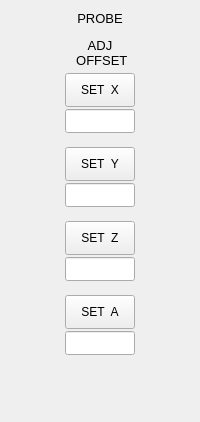
          <widget class="QWidget" name="widget_offsets" native="true">
           <property name="maximumSize">
            <size>
             <width>16777215</width>
             <height>16777215</height>
            </size>
           </property>
           <layout class="QHBoxLayout" name="horizontalLayout_28">
            <property name="spacing">
             <number>4</number>
            </property>
            <property name="leftMargin">
             <number>0</number>
            </property>
            <property name="topMargin">
             <number>4</number>
            </property>
            <property name="rightMargin">
             <number>0</number>
            </property>
            <property name="bottomMargin">
             <number>0</number>
            </property>
            <item>
             <widget class="QWidget" name="widget_adjust" native="true">
              <property name="maximumSize">
               <size>
                <width>16777215</width>
                <height>16777215</height>
               </size>
              </property>
              <layout class="QGridLayout" name="gridLayout_6">
               <property name="leftMargin">
                <number>0</number>
               </property>
               <property name="topMargin">
                <number>2</number>
               </property>
               <property name="rightMargin">
                <number>0</number>
               </property>
               <property name="bottomMargin">
                <number>0</number>
               </property>
               <property name="spacing">
                <number>2</number>
               </property>
               <item row="2" column="0">
                <widget class="QLabel" name="label_adjust">
                 <property name="minimumSize">
                  <size>
                   <width>0</width>
                   <height>37</height>
                  </size>
                 </property>
                 <property name="maximumSize">
                  <size>
                   <width>70</width>
                   <height>60</height>
                  </size>
                 </property>
                 <property name="font">
                  <font>
                   <pointsize>10</pointsize>
                   <weight>50</weight>
                   <bold>false</bold>
                  </font>
                 </property>
                 <property name="frameShape">
                  <enum>QFrame::NoFrame</enum>
                 </property>
                 <property name="frameShadow">
                  <enum>QFrame::Plain</enum>
                 </property>
                 <property name="text">
                  <string>ADJ
 OFFSET</string>
                 </property>
                 <property name="alignment">
                  <set>Qt::AlignCenter</set>
                 </property>
                 <property name="margin">
                  <number>4</number>
                 </property>
                </widget>
               </item>
               <item row="4" column="0">
                <widget class="QWidget" name="widget_y_offset" native="true">
                 <layout class="QVBoxLayout" name="verticalLayout_9">
                  <property name="spacing">
                   <number>2</number>
                  </property>
                  <property name="leftMargin">
                   <number>0</number>
                  </property>
                  <property name="topMargin">
                   <number>0</number>
                  </property>
                  <property name="rightMargin">
                   <number>0</number>
                  </property>
                  <property name="bottomMargin">
                   <number>12</number>
                  </property>
                  <item>
                   <widget class="PushButton" name="pbtn_set_y">
                    <property name="sizePolicy">
                     <sizepolicy hsizetype="Preferred" vsizetype="Preferred">
                      <horstretch>0</horstretch>
                      <verstretch>0</verstretch>
                     </sizepolicy>
                    </property>
                    <property name="minimumSize">
                     <size>
                      <width>70</width>
                      <height>34</height>
                     </size>
                    </property>
                    <property name="maximumSize">
                     <size>
                      <width>50</width>
                      <height>40</height>
                     </size>
                    </property>
                    <property name="toolTip">
                     <string>Set Y axis to offset value</string>
                    </property>
                    <property name="text">
                     <string>SET  Y</string>
                    </property>
                    <property name="checkable">
                     <bool>false</bool>
                    </property>
                    <property name="checked">
                     <bool>false</bool>
                    </property>
                    <property name="indicator_option" stdset="0">
                     <bool>false</bool>
                    </property>
                   </widget>
                  </item>
                  <item>
                   <widget class="QLineEdit" name="input_adj_y">
                    <property name="sizePolicy">
                     <sizepolicy hsizetype="Preferred" vsizetype="Preferred">
                      <horstretch>0</horstretch>
                      <verstretch>0</verstretch>
                     </sizepolicy>
                    </property>
                    <property name="minimumSize">
                     <size>
                      <width>70</width>
                      <height>24</height>
                     </size>
                    </property>
                    <property name="maximumSize">
                     <size>
                      <width>70</width>
                      <height>24</height>
                     </size>
                    </property>
                    <property name="font">
                     <font>
                      <pointsize>10</pointsize>
                     </font>
                    </property>
                    <property name="cursor">
                     <cursorShape>IBeamCursor</cursorShape>
                    </property>
                    <property name="text">
                     <string/>
                    </property>
                    <property name="maxLength">
                     <number>7</number>
                    </property>
                    <property name="frame">
                     <bool>true</bool>
                    </property>
                    <property name="alignment">
                     <set>Qt::AlignCenter</set>
                    </property>
                   </widget>
                  </item>
                 </layout>
                </widget>
               </item>
               <item row="3" column="0">
                <widget class="QWidget" name="widget_x_offset" native="true">
                 <layout class="QVBoxLayout" name="verticalLayout_5">
                  <property name="spacing">
                   <number>2</number>
                  </property>
                  <property name="leftMargin">
                   <number>0</number>
                  </property>
                  <property name="topMargin">
                   <number>0</number>
                  </property>
                  <property name="rightMargin">
                   <number>0</number>
                  </property>
                  <property name="bottomMargin">
                   <number>12</number>
                  </property>
                  <item>
                   <widget class="PushButton" name="pbtn_set_x">
                    <property name="sizePolicy">
                     <sizepolicy hsizetype="Preferred" vsizetype="Preferred">
                      <horstretch>0</horstretch>
                      <verstretch>0</verstretch>
                     </sizepolicy>
                    </property>
                    <property name="minimumSize">
                     <size>
                      <width>70</width>
                      <height>34</height>
                     </size>
                    </property>
                    <property name="maximumSize">
                     <size>
                      <width>50</width>
                      <height>40</height>
                     </size>
                    </property>
                    <property name="toolTip">
                     <string>Set X axis to offset value</string>
                    </property>
                    <property name="text">
                     <string>SET  X</string>
                    </property>
                    <property name="checkable">
                     <bool>false</bool>
                    </property>
                    <property name="checked">
                     <bool>false</bool>
                    </property>
                    <property name="indicator_option" stdset="0">
                     <bool>false</bool>
                    </property>
                   </widget>
                  </item>
                  <item>
                   <widget class="QLineEdit" name="input_adj_x">
                    <property name="sizePolicy">
                     <sizepolicy hsizetype="Preferred" vsizetype="Preferred">
                      <horstretch>0</horstretch>
                      <verstretch>0</verstretch>
                     </sizepolicy>
                    </property>
                    <property name="minimumSize">
                     <size>
                      <width>70</width>
                      <height>24</height>
                     </size>
                    </property>
                    <property name="maximumSize">
                     <size>
                      <width>70</width>
                      <height>24</height>
                     </size>
                    </property>
                    <property name="font">
                     <font>
                      <pointsize>10</pointsize>
                     </font>
                    </property>
                    <property name="cursor">
                     <cursorShape>IBeamCursor</cursorShape>
                    </property>
                    <property name="autoFillBackground">
                     <bool>false</bool>
                    </property>
                    <property name="text">
                     <string/>
                    </property>
                    <property name="maxLength">
                     <number>7</number>
                    </property>
                    <property name="frame">
                     <bool>true</bool>
                    </property>
                    <property name="cursorPosition">
                     <number>0</number>
                    </property>
                    <property name="alignment">
                     <set>Qt::AlignCenter</set>
                    </property>
                   </widget>
                  </item>
                 </layout>
                </widget>
               </item>
               <item row="7" column="0">
                <spacer name="verticalSpacer_2">
                 <property name="orientation">
                  <enum>Qt::Vertical</enum>
                 </property>
                 <property name="sizeType">
                  <enum>QSizePolicy::Expanding</enum>
                 </property>
                 <property name="sizeHint" stdset="0">
                  <size>
                   <width>20</width>
                   <height>55</height>
                  </size>
                 </property>
                </spacer>
               </item>
               <item row="5" column="0">
                <widget class="QWidget" name="widget_z_offset" native="true">
                 <layout class="QVBoxLayout" name="verticalLayout_11">
                  <property name="spacing">
                   <number>2</number>
                  </property>
                  <property name="leftMargin">
                   <number>0</number>
                  </property>
                  <property name="topMargin">
                   <number>0</number>
                  </property>
                  <property name="rightMargin">
                   <number>0</number>
                  </property>
                  <property name="bottomMargin">
                   <number>12</number>
                  </property>
                  <item>
                   <widget class="PushButton" name="pbtn_set_z">
                    <property name="sizePolicy">
                     <sizepolicy hsizetype="Preferred" vsizetype="Preferred">
                      <horstretch>0</horstretch>
                      <verstretch>0</verstretch>
                     </sizepolicy>
                    </property>
                    <property name="minimumSize">
                     <size>
                      <width>70</width>
                      <height>34</height>
                     </size>
                    </property>
                    <property name="maximumSize">
                     <size>
                      <width>50</width>
                      <height>40</height>
                     </size>
                    </property>
                    <property name="toolTip">
                     <string>Set Z axis to offset value</string>
                    </property>
                    <property name="text">
                     <string>SET  Z</string>
                    </property>
                    <property name="checkable">
                     <bool>false</bool>
                    </property>
                    <property name="checked">
                     <bool>false</bool>
                    </property>
                    <property name="indicator_option" stdset="0">
                     <bool>false</bool>
                    </property>
                   </widget>
                  </item>
                  <item>
                   <widget class="QLineEdit" name="input_adj_z">
                    <property name="sizePolicy">
                     <sizepolicy hsizetype="Preferred" vsizetype="Preferred">
                      <horstretch>0</horstretch>
                      <verstretch>0</verstretch>
                     </sizepolicy>
                    </property>
                    <property name="minimumSize">
                     <size>
                      <width>70</width>
                      <height>24</height>
                     </size>
                    </property>
                    <property name="maximumSize">
                     <size>
                      <width>70</width>
                      <height>24</height>
                     </size>
                    </property>
                    <property name="font">
                     <font>
                      <pointsize>10</pointsize>
                     </font>
                    </property>
                    <property name="cursor">
                     <cursorShape>IBeamCursor</cursorShape>
                    </property>
                    <property name="toolTip">
                     <string>Set Z axis to offset value</string>
                    </property>
                    <property name="text">
                     <string/>
                    </property>
                    <property name="maxLength">
                     <number>7</number>
                    </property>
                    <property name="frame">
                     <bool>true</bool>
                    </property>
                    <property name="alignment">
                     <set>Qt::AlignCenter</set>
                    </property>
                   </widget>
                  </item>
                 </layout>
                </widget>
               </item>
               <item row="6" column="0">
                <widget class="QWidget" name="widget_a_offset" native="true">
                 <property name="sizePolicy">
                  <sizepolicy hsizetype="Preferred" vsizetype="Preferred">
                   <horstretch>0</horstretch>
                   <verstretch>0</verstretch>
                  </sizepolicy>
                 </property>
                 <layout class="QVBoxLayout" name="verticalLayout_12">
                  <property name="spacing">
                   <number>2</number>
                  </property>
                  <property name="leftMargin">
                   <number>0</number>
                  </property>
                  <property name="topMargin">
                   <number>0</number>
                  </property>
                  <property name="rightMargin">
                   <number>0</number>
                  </property>
                  <property name="bottomMargin">
                   <number>12</number>
                  </property>
                  <item>
                   <widget class="PushButton" name="pbtn_set_z_2">
                    <property name="sizePolicy">
                     <sizepolicy hsizetype="Preferred" vsizetype="Preferred">
                      <horstretch>0</horstretch>
                      <verstretch>0</verstretch>
                     </sizepolicy>
                    </property>
                    <property name="minimumSize">
                     <size>
                      <width>70</width>
                      <height>34</height>
                     </size>
                    </property>
                    <property name="maximumSize">
                     <size>
                      <width>50</width>
                      <height>40</height>
                     </size>
                    </property>
                    <property name="toolTip">
                     <string>Set Z axis to offset value</string>
                    </property>
                    <property name="text">
                     <string>SET  A</string>
                    </property>
                    <property name="checkable">
                     <bool>false</bool>
                    </property>
                    <property name="checked">
                     <bool>false</bool>
                    </property>
                    <property name="indicator_option" stdset="0">
                     <bool>false</bool>
                    </property>
                   </widget>
                  </item>
                  <item>
                   <widget class="QLineEdit" name="input_adj_angle">
                    <property name="sizePolicy">
                     <sizepolicy hsizetype="Preferred" vsizetype="Preferred">
                      <horstretch>0</horstretch>
                      <verstretch>0</verstretch>
                     </sizepolicy>
                    </property>
                    <property name="minimumSize">
                     <size>
                      <width>70</width>
                      <height>24</height>
                     </size>
                    </property>
                    <property name="maximumSize">
                     <size>
                      <width>70</width>
                      <height>24</height>
                     </size>
                    </property>
                    <property name="font">
                     <font>
                      <pointsize>10</pointsize>
                     </font>
                    </property>
                    <property name="cursor">
                     <cursorShape>IBeamCursor</cursorShape>
                    </property>
                    <property name="toolTip">
                     <string>Set rotation to offset value</string>
                    </property>
                    <property name="text">
                     <string/>
                    </property>
                    <property name="maxLength">
                     <number>5</number>
                    </property>
                    <property name="frame">
                     <bool>true</bool>
                    </property>
                    <property name="alignment">
                     <set>Qt::AlignCenter</set>
                    </property>
                   </widget>
                  </item>
                 </layout>
                </widget>
               </item>
               <item row="1" column="0">
                <widget class="LED" name="led_probe_function_chk" native="true">
                 <property name="diameter" stdset="0">
                  <number>19</number>
                 </property>
                 <property name="color" stdset="0">
                  <color>
                   <red>0</red>
                   <green>255</green>
                   <blue>0</blue>
                  </color>
                 </property>
                </widget>
               </item>
               <item row="0" column="0">
                <widget class="QLabel" name="lab_probe">
                 <property name="minimumSize">
                  <size>
                   <width>0</width>
                   <height>24</height>
                  </size>
                 </property>
                 <property name="maximumSize">
                  <size>
                   <width>16777215</width>
                   <height>24</height>
                  </size>
                 </property>
                 <property name="font">
                  <font>
                   <pointsize>10</pointsize>
                   <weight>50</weight>
                   <bold>false</bold>
                  </font>
                 </property>
                 <property name="frameShape">
                  <enum>QFrame::NoFrame</enum>
                 </property>
                 <property name="frameShadow">
                  <enum>QFrame::Plain</enum>
                 </property>
                 <property name="text">
                  <string>PROBE</string>
                 </property>
                 <property name="alignment">
                  <set>Qt::AlignCenter</set>
                 </property>
                </widget>
               </item>
              </layout>
             </widget>
            </item>
           </layout>
          </widget>
